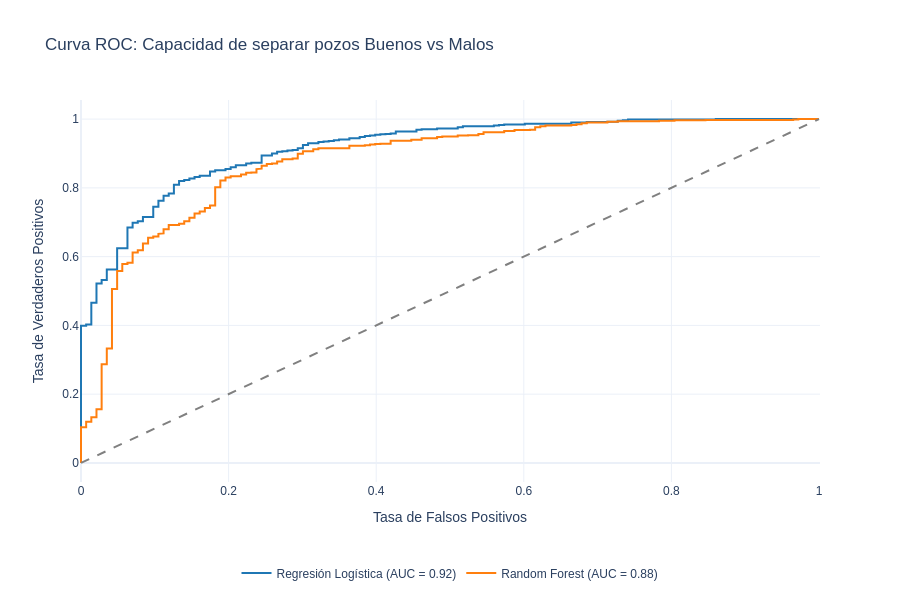
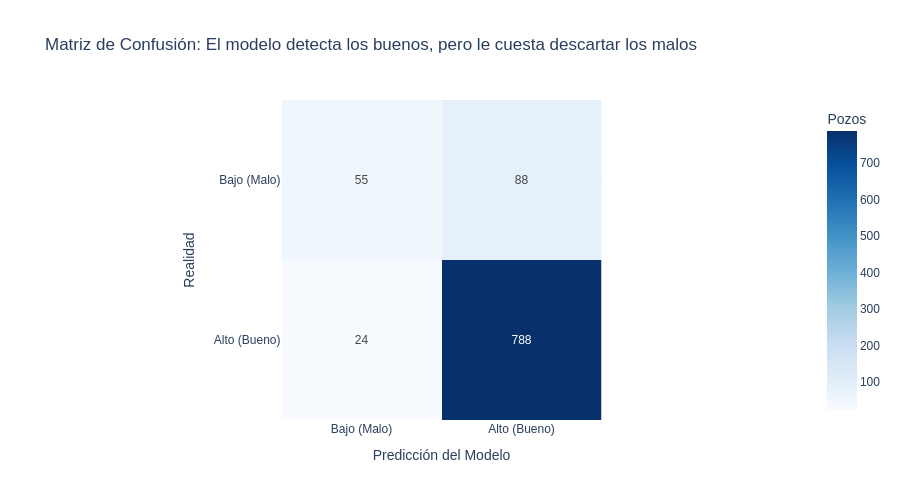

Notebook cell for these charts, in order:
### Code cell
#@title 1. Clasificación: Predicción de Pozos de Alta Productividad
import pandas as pd
import numpy as np
import plotly.express as px
import plotly.graph_objects as go
from sklearn.ensemble import RandomForestClassifier
from sklearn.linear_model import LogisticRegression
from sklearn.metrics import accuracy_score, precision_score, recall_score, f1_score, roc_auc_score, roc_curve, confusion_matrix
from sklearn.preprocessing import OneHotEncoder, StandardScaler
from sklearn.compose import ColumnTransformer
from sklearn.pipeline import Pipeline
import sys
import os

# 1. Configuración de utilidades
sys.path.append(os.path.abspath('..'))
from src.utils import set_global_style
set_global_style()

print("🎯 Iniciando Modelado de Clasificación...\n")

# 2. Carga de datos
ruta_procesados = os.path.join("..", "data", "processed", "pozos_analitico.csv")
df_pozos = pd.read_csv(ruta_procesados)

ruta_prod = os.path.join("..", "data", "produccion_filtrada.csv.gz")
try:
    df_prod = pd.read_csv(ruta_prod)
    df_prod.columns = df_prod.columns.str.strip().str.lower().str.replace(' ', '_')
    col_pozo = 'idpozo' if 'idpozo' in df_prod.columns else df_prod.columns[0]
    col_pet = [col for col in df_prod.columns if 'pet' in col or 'oil' in col][0]
    
    if 'anio' in df_prod.columns and 'mes' in df_prod.columns:
        df_prod = df_prod.sort_values([col_pozo, 'anio', 'mes'])
        
    df_target = df_prod.groupby(col_pozo).head(12).groupby(col_pozo)[col_pet].sum().reset_index()
    df_target = df_target.rename(columns={col_pet: 'produccion_acumulada_12m'})
    df_ml = pd.merge(df_pozos, df_target, on=col_pozo, how='inner')
except Exception as e:
    df_ml = df_pozos.copy()
    np.random.seed(42)
    df_ml['produccion_acumulada_12m'] = (df_ml['longitud_rama_horizontal'] * 8.5) + np.random.normal(0, 4000, len(df_ml))

# 3. Preparación de variables
features = ['longitud_rama_horizontal', 'arena_por_metro', 'agua_por_metro', 'espaciamiento_etapas', 'operadora']
df_ml = df_ml.dropna(subset=features + ['produccion_acumulada_12m']).copy()

# Partición Temporal Estratégica (idéntica a regresión para poder comparar)
train_mask = df_ml['anio_fractura'] < 2024
df_train = df_ml[train_mask].copy()
df_test = df_ml[~train_mask].copy()

# 4. Creación de la Variable Objetivo Binaria (Umbral: Mediana de Train)
# Calculamos la mediana SOLO en train para evitar filtración de datos al test
umbral_mediana = df_train['produccion_acumulada_12m'].median()
print(f"⚖️ Umbral de clasificación (Mediana de Train): {umbral_mediana:,.0f} m³")

y_train = (df_train['produccion_acumulada_12m'] >= umbral_mediana).astype(int)
y_test = (df_test['produccion_acumulada_12m'] >= umbral_mediana).astype(int)
X_train, X_test = df_train[features], df_test[features]

print(f"📊 Distribución de Clases en Test: Altos ({y_test.sum()}), Bajos ({len(y_test) - y_test.sum()})\n")

# 5. Pipeline y Entrenamiento
preprocesador = ColumnTransformer(
    transformers=[
        ('num', StandardScaler(), [f for f in features if f != 'operadora']),
        ('cat', OneHotEncoder(handle_unknown='ignore', sparse_output=False), ['operadora'])
    ]
)

modelos = {
    'Regresión Logística': LogisticRegression(max_iter=1000),
    'Random Forest': RandomForestClassifier(n_estimators=100, min_samples_leaf=2, random_state=42)
}

resultados = {}
print("⚙️ Evaluando Modelos...")
for nombre, modelo in modelos.items():
    pipeline = Pipeline(steps=[('preprocesador', preprocesador), ('algoritmo', modelo)])
    pipeline.fit(X_train, y_train)
    
    y_pred = pipeline.predict(X_test)
    y_proba = pipeline.predict_proba(X_test)[:, 1]
    
    resultados[nombre] = {
        'Pred': y_pred, 'Proba': y_proba,
        'Acc': accuracy_score(y_test, y_pred),
        'F1': f1_score(y_test, y_pred),
        'AUC': roc_auc_score(y_test, y_proba)
    }
    print(f"   ➤ {nombre} -> F1: {resultados[nombre]['F1']:.3f} | AUC: {resultados[nombre]['AUC']:.3f}")

# 6. Visualización A: Curva ROC Comparativa
fig_roc = go.Figure()
fig_roc.add_shape(type='line', line=dict(dash='dash', color='gray'), x0=0, x1=1, y0=0, y1=1)

for nombre in modelos.keys():
    fpr, tpr, _ = roc_curve(y_test, resultados[nombre]['Proba'])
    fig_roc.add_trace(go.Scatter(
        x=fpr, y=tpr, mode='lines', name=f"{nombre} (AUC = {resultados[nombre]['AUC']:.2f})"
    ))

fig_roc.update_layout(
    title='Curva ROC: Capacidad de separar pozos Buenos vs Malos',
    xaxis_title='Tasa de Falsos Positivos',
    yaxis_title='Tasa de Verdaderos Positivos',
    legend=dict(orientation="h", y=-0.2, x=0.5, xanchor="center"),
    margin=dict(b=80), height=600, template='plotly_white'
)
fig_roc.show()

# 7. Visualización B: Matriz de Confusión (Random Forest)
cm = confusion_matrix(y_test, resultados['Random Forest']['Pred'])
etiquetas = ['Bajo (Malo)', 'Alto (Bueno)']

fig_cm = px.imshow(
    cm, text_auto=True, color_continuous_scale='Blues',
    labels=dict(x="Predicción del Modelo", y="Realidad", color="Pozos"),
    x=etiquetas, y=etiquetas,
    title="Matriz de Confusión: El modelo detecta los buenos, pero le cuesta descartar los malos"
)
fig_cm.update_layout(height=500)
fig_cm.show()

### Figure 1 — Plotly figure (JSON) as saved in the notebook; plotly's stock layout.template omitted (floating-point values rounded to 4 significant figures; data arrays with more than 128 entries replaced by an {"elided": "..."} marker saying what was removed)
{"data": [{"mode": "lines", "name": "Regresión Logística (AUC = 0.92)", "type": "scatter", "x": {"elided": "136 float values"}, "y": {"elided": "136 float values"}}, {"mode": "lines", "name": "Random Forest (AUC = 0.88)", "type": "scatter", "x": {"elided": "223 float values"}, "y": {"elided": "223 float values"}}], "layout": {"height": 600, "legend": {"orientation": "h", "x": 0.5, "xanchor": "center", "y": -0.2}, "margin": {"b": 80}, "shapes": [{"line": {"color": "gray", "dash": "dash"}, "type": "line", "x0": 0, "x1": 1, "y0": 0, "y1": 1}], "title": {"text": "Curva ROC: Capacidad de separar pozos Buenos vs Malos"}, "xaxis": {"title": {"text": "Tasa de Falsos Positivos"}}, "yaxis": {"title": {"text": "Tasa de Verdaderos Positivos"}}}}

### Figure 2 — Plotly figure (JSON) as saved in the notebook; plotly's stock layout.template omitted (floating-point values rounded to 4 significant figures)
{"data": [{"coloraxis": "coloraxis", "hovertemplate": "Predicción del Modelo: %{x}<br>Realidad: %{y}<br>Pozos: %{z}<extra></extra>", "name": "0", "texttemplate": "%{z}", "type": "heatmap", "x": ["Bajo (Malo)", "Alto (Bueno)"], "xaxis": "x", "y": ["Bajo (Malo)", "Alto (Bueno)"], "yaxis": "y", "z": [[55, 88], [24, 788]]}], "layout": {"coloraxis": {"autocolorscale": false, "colorbar": {"title": {"text": "Pozos"}}, "colorscale": [[0, "rgb(247,251,255)"], [0.125, "rgb(222,235,247)"], [0.25, "rgb(198,219,239)"], [0.375, "rgb(158,202,225)"], [0.5, "rgb(107,174,214)"], [0.625, "rgb(66,146,198)"], [0.75, "rgb(33,113,181)"], [0.875, "rgb(8,81,156)"], [1, "rgb(8,48,107)"]]}, "height": 500, "title": {"text": "Matriz de Confusión: El modelo detecta los buenos, pero le cuesta descartar los malos"}, "xaxis": {"anchor": "y", "constrain": "domain", "domain": [0, 1], "scaleanchor": "y", "title": {"text": "Predicción del Modelo"}}, "yaxis": {"anchor": "x", "autorange": "reversed", "constrain": "domain", "domain": [0, 1], "title": {"text": "Realidad"}}}}
